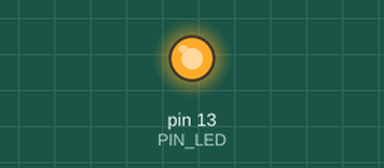
This sketch was run on a simulated Arduino Uno, built with avr-gcc and run on an emulated ATmega328P. Parts: output pins drawn as LEDs (lit = HIGH). What the sketch prints to the serial monitor is not drawn.

Above: at 0.1 s.
Timing chart, 0 to 1.6 s (numbered marks = the images above):
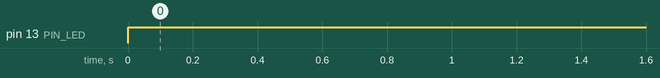

Measured:
- by itself, pin 13 (PIN_LED): LOW → HIGH at 0.00 s

The sketch:

04_example_3.ino
```cpp
#define PIN_LED 13

void setup(){
  pinMode(PIN_LED, OUTPUT);
  Serial.begin(115200);
  while(!Serial){
    ;
  }
  Serial.println("Hello world");
  int count = 0;
  int toggle = 0;
  digitalWrite(PIN_LED, toggle);
}

void loop(){
  int count =0,toggle=0;
  Serial.println(++count);
  toggle = toggle_state(toggle);
  digitalWrite(PIN_LED, toggle);
  delay(1000);
}

int toggle_state(int toggle){
  if(toggle==0) return 1;
  else return 0;
}
```
